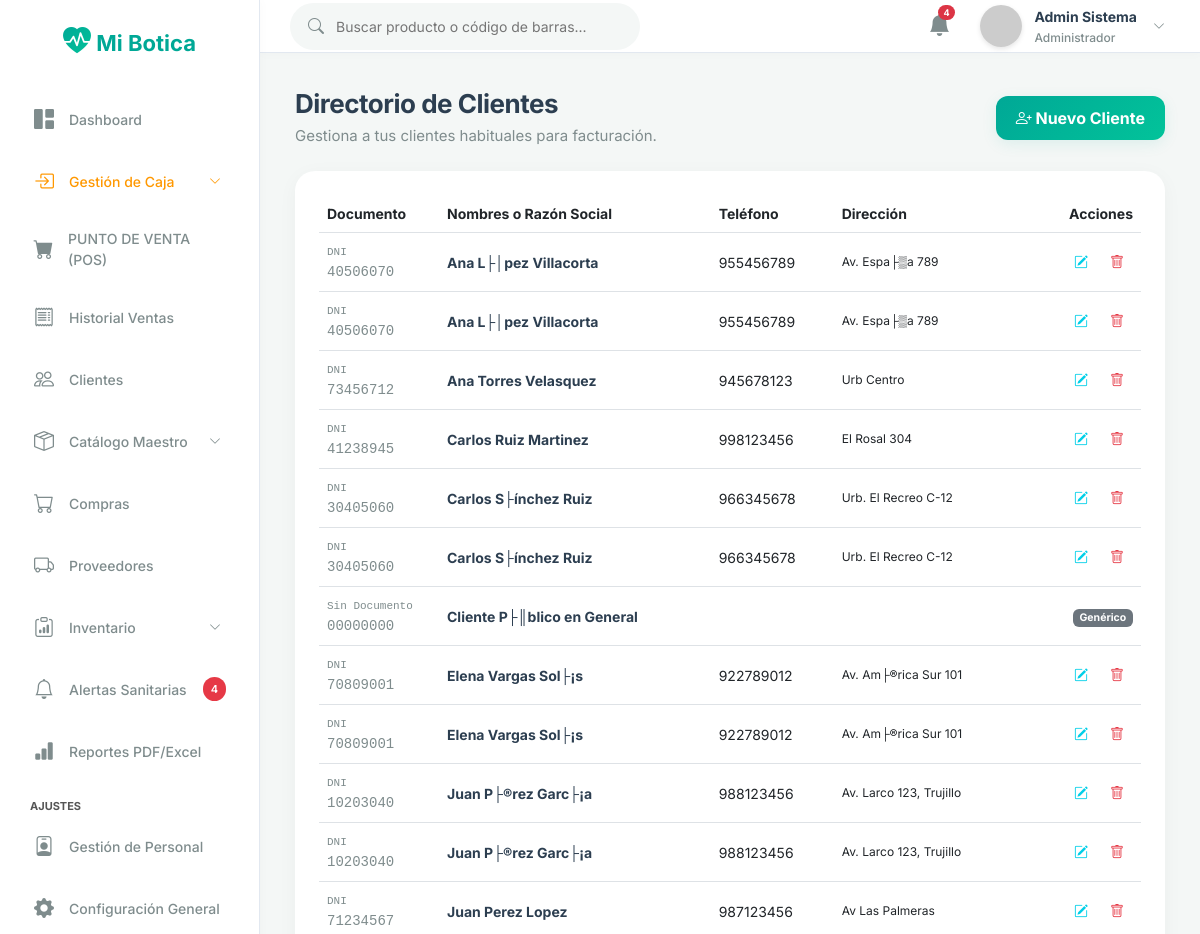
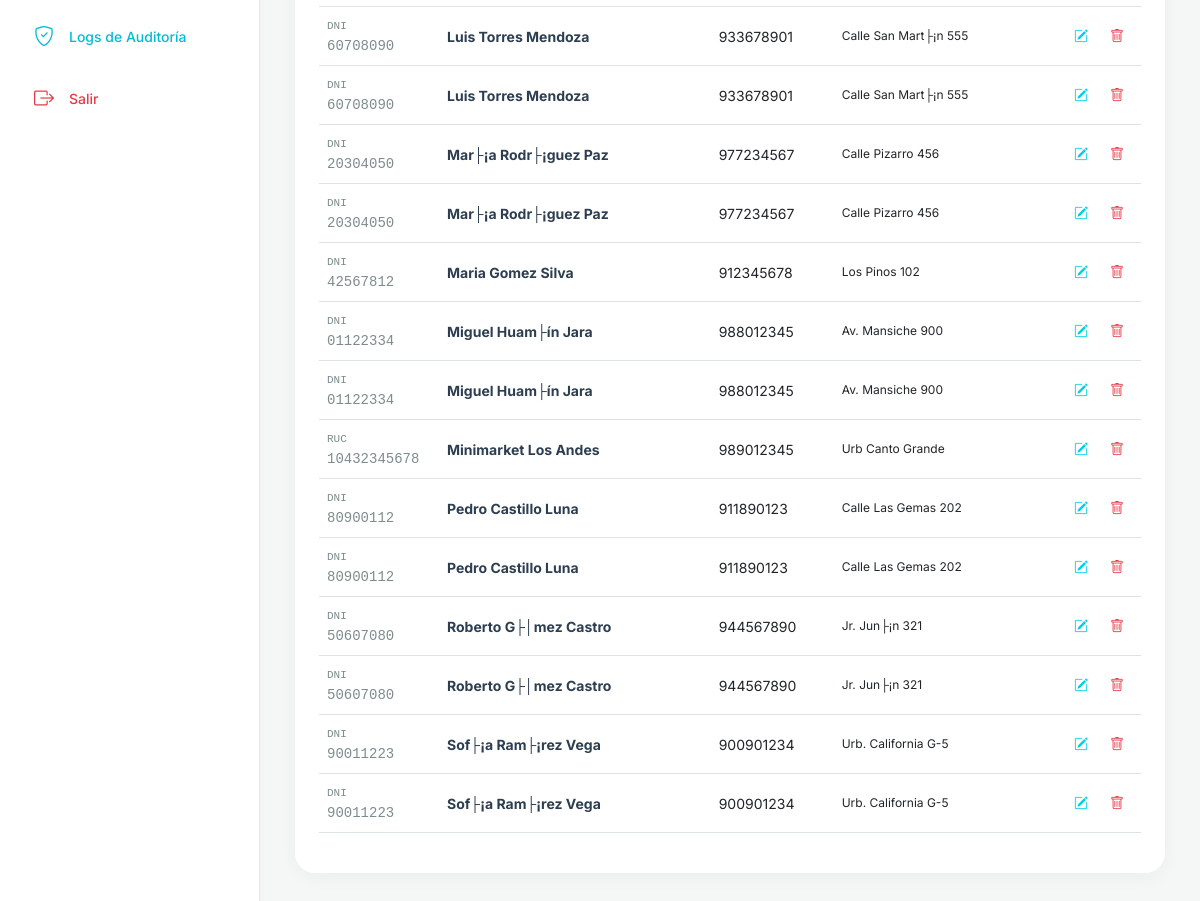
The page /cliente/index (signed in) on the database its author committed (2 pictures, top to bottom).
### tables this page shows
CREATE TABLE `clientes` (
  `id` int NOT NULL AUTO_INCREMENT,
  `tipo_documento` varchar(20) NOT NULL DEFAULT 'DNI',
  `num_documento` varchar(20) NOT NULL,
  `nombres` varchar(150) NOT NULL,
  `telefono` varchar(50) DEFAULT NULL,
  `direccion` varchar(255) DEFAULT NULL,
  `puntos_acumulados` int DEFAULT '0',
  `estado` tinyint(1) DEFAULT '1',
  PRIMARY KEY (`id`)
);

### app/controllers/ClienteController.php (called while the page is built, shortened)
<?php
class ClienteController extends Controller {
    public function index() {
        $modelo = $this->model('Cliente');
        $clientes = $modelo->getAll();
        $this->view('clientes/index', ['title' => 'Directorio de Clientes', 'clientes' => $clientes]);
    }
}

### app/core/App.php (called while the page is built, shortened)
<?php
class App {
    protected $method = 'login';
    public function __construct() {
        $url = $this->parseUrl();
        if (isset($url[0]) && file_exists('../app/controllers/' . ucfirst($url[0]) . 'Controller.php')) {
            unset($url[0]);
        }
        $this->controller = new $this->controller;
        if (isset($url[1])) {
            if (method_exists($this->controller, $url[1])) {
                $this->method = $url[1];
                unset($url[1]);
            }
        }
        $this->params = $url ? array_values($url) : [];
        call_user_func_array([$this->controller, $this->method], $this->params);
    }
    public function parseUrl() {
        if (isset($_GET['url'])) {
            return explode('/', filter_var(rtrim($_GET['url'], '/'), FILTER_SANITIZE_URL));
        }
        return [];
    }
}

### public/index.php (called while the page is built, shortened)
<?php
require_once '../app/config/database.php';
require_once '../app/core/App.php';
require_once '../app/core/Controller.php';
$app = new App();

### app/models/Cliente.php (called while the page is built, shortened)
<?php
class Cliente {
    private $conn;
    public function __construct() {
        $db = new Database();
        $this->conn = $db->getConnection();
    }
    public function getAll() {
        $stmt = $this->conn->prepare("SELECT * FROM clientes WHERE estado = 1 ORDER BY nombres");
        $stmt->execute();
        return $stmt->fetchAll(PDO::FETCH_ASSOC);
    }
}

### app/config/database.php (called while the page is built, shortened)
<?php
class Database {
    private $host = "localhost";
    private $db_name = "botica_db";
    private $username = "root";
    private $password = "";
    public function getConnection() {
        $this->conn = null;
        try {
            $this->conn = new PDO("mysql:host=" . $this->host . ";dbname=" . $this->db_name . ";charset=utf8mb4", $this->username, $this->password);
            $this->conn->exec("SET NAMES utf8mb4");
        } catch(PDOException $exception) {
            error_log("Error de conexión a la base de datos: " . $exception->getMessage());
            die("No se pudo conectar con la base de datos. Intente nuevamente más tarde.");
        }
        return $this->conn;
    }
}
?>

### app/views/clientes/index.php (the view, shortened to what this page needs)
<div class="page-content">
    <div class="d-flex justify-content-between align-items-center mb-4">
        <div>
            <h1 class="page-title">Directorio de Clientes</h1>
            <div class="page-subtitle">Gestiona a tus clientes habituales para facturación.</div>
        </div>
        <button class="btn-primary-custom" style="width: auto; padding: 10px 20px;" data-bs-toggle="modal" data-bs-target="#modalCliente" onclick="nuevoRegistro()">
            <i class="bi bi-person-plus"></i> Nuevo Cliente
        </button>
    </div>
    <div class="card-metric">
        <div class="table-responsive">
            <table class="table table-hover align-middle" style="width: 100%; font-size: 14px;">
                <thead>
                    <tr>
                        <th width="120">Documento</th>
                        <th>Nombres o Razón Social</th>
                        <th>Teléfono</th>
                        <th>Dirección</th>
                        <th width="120" class="text-end">Acciones</th>
                    </tr>
                </thead>
                <tbody>
                    <?php if(empty($data['clientes'])): ?>
                    <tr><td colspan="5" class="text-center text-muted">No hay datos registrados</td></tr>
                    <?php else: ?>
                    <?php foreach($data['clientes'] as $cli): ?>
                    <tr>
                        <td style="color:var(--text-secondary); font-family:monospace;">
                            <span style="font-size: 11px;"><?php echo htmlspecialchars($cli['tipo_documento']); ?></span><br>
                            <?php echo htmlspecialchars($cli['num_documento']); ?>
                        </td>
                        <td style="font-weight:700; color:var(--text-primary);"><?php echo htmlspecialchars($cli['nombres']); ?></td>
                        <td><?php echo htmlspecialchars($cli['telefono'] ?? ''); ?></td>
                        <td style="font-size:12px;"><?php echo htmlspecialchars($cli['direccion'] ?? ''); ?></td>
                        <td class="text-end">
                            <?php if($cli['id'] == 1): ?>
                            <span class="badge bg-secondary">Genérico</span>
                            <?php else: ?>
                            <button class="btn btn-sm" style="color: #00CFE8;" onclick="editarRegistro(<?php echo htmlspecialchars(json_encode($cli)); ?>)">
                                <i class="bi bi-pencil-square"></i>
                            </button>
                            <form action="<?php echo BASE_URL; ?>cliente/delete/<?php echo $cli['id']; ?>" method="POST" style="display:inline;" onsubmit="return confirm('¿Seguro que deseas eliminar el registro?');">
                                <button type="submit" class="btn btn-sm" style="color: var(--danger);">
                                    <i class="bi bi-trash"></i>
                                </button>
                            </form>
                            <?php endif; ?>
                        </td>
                    </tr>
                    <?php endforeach; ?>
                    <?php endif; ?>
                </tbody>
            </table>
        </div>
    </div>
</div>

### public/css/style.css (style rules this page uses)
:root { --bg-dark: #F4F7F6; --bg-card: #FFFFFF; --text-primary: #2C3E50; --text-secondary: #7F8C8D; --accent-primary: #00A896; --accent-hover: #028090; --accent-light: rgba(0, 168, 150, 0.1); --success: #02C39A; --success-bg: rgba(2, 195, 154, 0.1); --danger: #E63946; --danger-bg: rgba(230, 57, 70, 0.1); --warning: #F4A261; --border-color: #E2E8F0; }
body { font-family: 'Inter', sans-serif; background-color: var(--bg-dark); color: var(--text-primary); margin: 0; overflow-x: hidden; }
.page-content { padding: 35px; }
.page-title { font-size: 26px; font-weight: 700; color: var(--text-primary); margin: 0; letter-spacing: -0.5px; }
.page-subtitle { font-size: 15px; color: var(--text-secondary); margin-top: 5px; }
.card-metric { background-color: var(--bg-card); border-radius: 20px; padding: 24px; border: none; box-shadow: 0 4px 20px rgba(0, 0, 0, 0.04); transition: transform 0.3s ease, box-shadow 0.3s ease; }
.btn-primary-custom { width: 100%; padding: 14px; background: linear-gradient(135deg, var(--accent-primary), var(--success)); color: white; border: none; border-radius: 12px; font-size: 16px; font-weight: 700; cursor: pointer; transition: transform 0.2s, box-shadow 0.3s; font-family: 'Inter'; box-shadow: 0 4px 15px var(--accent-light); }

### rows shown on the page
clientes: tipo_documento "DNI", num_documento "40506070", nombres "Ana L├│pez Villacorta", telefono "955456789", direccion "Av. Espa├▒a 789"
clientes: tipo_documento "DNI", num_documento "40506070", nombres "Ana L├│pez Villacorta", telefono "955456789", direccion "Av. Espa├▒a 789"
clientes: tipo_documento "DNI", num_documento "73456712", nombres "Ana Torres Velasquez", telefono "945678123", direccion "Urb Centro"
clientes: tipo_documento "DNI", num_documento "41238945", nombres "Carlos Ruiz Martinez", telefono "998123456", direccion "El Rosal 304"
clientes: tipo_documento "DNI", num_documento "30405060", nombres "Carlos S├ínchez Ruiz", telefono "966345678", direccion "Urb. El Recreo C-12"
clientes: tipo_documento "DNI", num_documento "30405060", nombres "Carlos S├ínchez Ruiz", telefono "966345678", direccion "Urb. El Recreo C-12"
clientes: tipo_documento "Sin Documento", num_documento "00000000", nombres "Cliente P├║blico en General", shows "Genérico"
clientes: tipo_documento "DNI", num_documento "70809001", nombres "Elena Vargas Sol├¡s", telefono "922789012", direccion "Av. Am├®rica Sur 101"
clientes: tipo_documento "DNI", num_documento "70809001", nombres "Elena Vargas Sol├¡s", telefono "922789012", direccion "Av. Am├®rica Sur 101"
clientes: tipo_documento "DNI", num_documento "10203040", nombres "Juan P├®rez Garc├¡a", telefono "988123456", direccion "Av. Larco 123, Trujillo"
clientes: tipo_documento "DNI", num_documento "10203040", nombres "Juan P├®rez Garc├¡a", telefono "988123456", direccion "Av. Larco 123, Trujillo"
clientes: tipo_documento "DNI", num_documento "71234567", nombres "Juan Perez Lopez", telefono "987123456", direccion "Av Las Palmeras"
clientes: tipo_documento "DNI", num_documento "60708090", nombres "Luis Torres Mendoza", telefono "933678901", direccion "Calle San Mart├¡n 555"
clientes: tipo_documento "DNI", num_documento "60708090", nombres "Luis Torres Mendoza", telefono "933678901", direccion "Calle San Mart├¡n 555"
clientes: tipo_documento "DNI", num_documento "20304050", nombres "Mar├¡a Rodr├¡guez Paz", telefono "977234567", direccion "Calle Pizarro 456"
clientes: tipo_documento "DNI", num_documento "20304050", nombres "Mar├¡a Rodr├¡guez Paz", telefono "977234567", direccion "Calle Pizarro 456"
clientes: tipo_documento "DNI", num_documento "42567812", nombres "Maria Gomez Silva", telefono "912345678", direccion "Los Pinos 102"
clientes: tipo_documento "DNI", num_documento "01122334", nombres "Miguel Huam├ín Jara", telefono "988012345", direccion "Av. Mansiche 900"
clientes: tipo_documento "DNI", num_documento "01122334", nombres "Miguel Huam├ín Jara", telefono "988012345", direccion "Av. Mansiche 900"
clientes: tipo_documento "RUC", num_documento "10432345678", nombres "Minimarket Los Andes", telefono "989012345", direccion "Urb Canto Grande"
clientes: tipo_documento "DNI", num_documento "80900112", nombres "Pedro Castillo Luna", telefono "911890123", direccion "Calle Las Gemas 202"
clientes: tipo_documento "DNI", num_documento "80900112", nombres "Pedro Castillo Luna", telefono "911890123", direccion "Calle Las Gemas 202"
clientes: tipo_documento "DNI", num_documento "50607080", nombres "Roberto G├│mez Castro", telefono "944567890", direccion "Jr. Jun├¡n 321"
clientes: tipo_documento "DNI", num_documento "50607080", nombres "Roberto G├│mez Castro", telefono "944567890", direccion "Jr. Jun├¡n 321"
clientes: tipo_documento "DNI", num_documento "90011223", nombres "Sof├¡a Ram├¡rez Vega", telefono "900901234", direccion "Urb. California G-5"
clientes: tipo_documento "DNI", num_documento "90011223", nombres "Sof├¡a Ram├¡rez Vega", telefono "900901234", direccion "Urb. California G-5"

### other values the page prints
$_totalNotifs "4"
$_SESSION['nombre'] "Admin Sistema"
$roles[$_SESSION['rol_id'] ?? 1] "Administrador"
